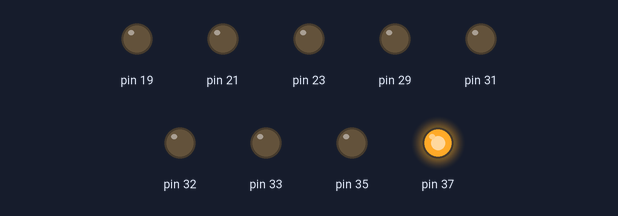
The program below on a simulated Raspberry Pi (header pin numbers). Shown: output pins drawn as LEDs (lit = HIGH).

Above: at 0.05 s.
At 0.75 s:
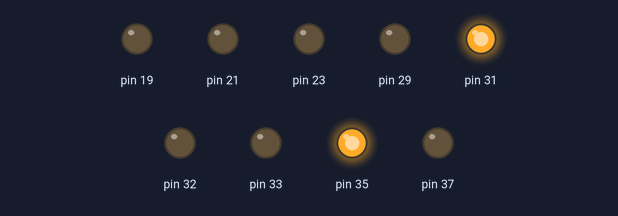
At 1.45 s:
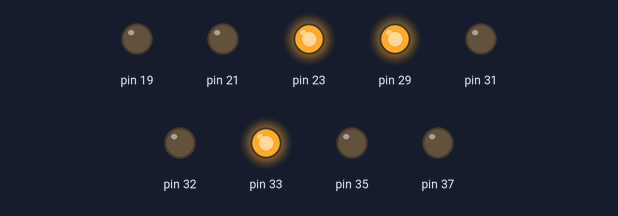
At 2.15 s:
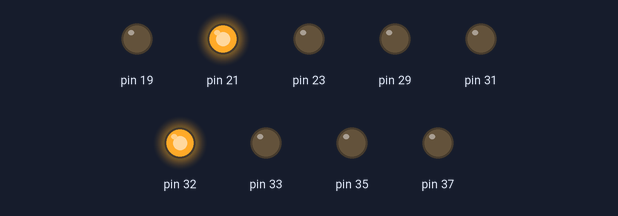
At 2.85 s:
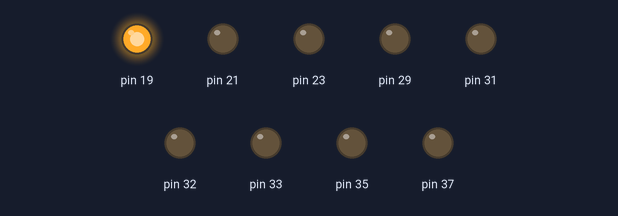
Timing chart, 0 to 3.1 s (numbered marks = the images above):
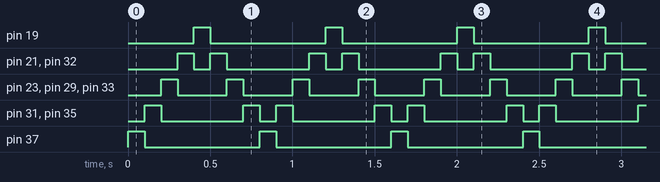

Measured:
- by itself, pin 19, pin 37: alternates HIGH for 0.10 s and LOW for 0.70 s
- by itself, pin 21, pin 32: repeats every 0.80 s: LOW 0.10 s, HIGH 0.10 s, LOW 0.50 s, HIGH 0.10 s
- by itself, pin 23, pin 29, pin 33: alternates HIGH for 0.10 s and LOW for 0.30 s
- by itself, pin 31, pin 35: repeats every 0.80 s: LOW 0.50 s, HIGH 0.10 s, LOW 0.10 s, HIGH 0.10 s

The program:

02-Leds_patterns.py
```python
import RPi.GPIO as GPIO
import time

# These are the pin numbers written on the board.
led_pins = [[37,35,33] , [31,29,32] , [23,21,19]]

led_pins_shape = (3,3)

frame_sleep_time = 0.1

frames_diagonal = [
	[
	 [1,0,0],
	 [0,0,0],
	 [0,0,0]
	],
	[
	 [0,1,0],
	 [1,0,0],
	 [0,0,0]
	],
	[
	 [0,0,1],
	 [0,1,0],
	 [1,0,0]
	],
	[
	 [0,0,0],
	 [0,0,1],
	 [0,1,0]
	],
	[
	 [0,0,0],
	 [0,0,0],
	 [0,0,1]
	],
	[
	 [0,0,0],
	 [0,0,1],
	 [0,1,0]
	],
	[
	 [0,0,1],
	 [0,1,0],
	 [1,0,0]
	],
	[
	 [0,1,0],
	 [1,0,0],
	 [0,0,0]
	],
]


def init():
	GPIO.setmode(GPIO.BOARD)
	for line in led_pins:
		for pin in line:
			GPIO.setup(pin, GPIO.OUT)

			#Set Led Off Initially
			GPIO.output(pin, GPIO.LOW)

def print_pattern(pattern):
	for i in range(led_pins_shape[0]):
		for j in range(led_pins_shape[1]):
			if pattern[i][j] == 0:
				GPIO.output(led_pins[i][j], GPIO.LOW)
			else:
				GPIO.output(led_pins[i][j], GPIO.HIGH)

def blink_loop():
	try:
		while True:
			for pattern in frames_diagonal:
				print_pattern(pattern)
				time.sleep(frame_sleep_time)
	except KeyboardInterrupt:
		pass
	finally:
		GPIO.cleanup()

if __name__ == '__main__':
	init()
	blink_loop()
```
